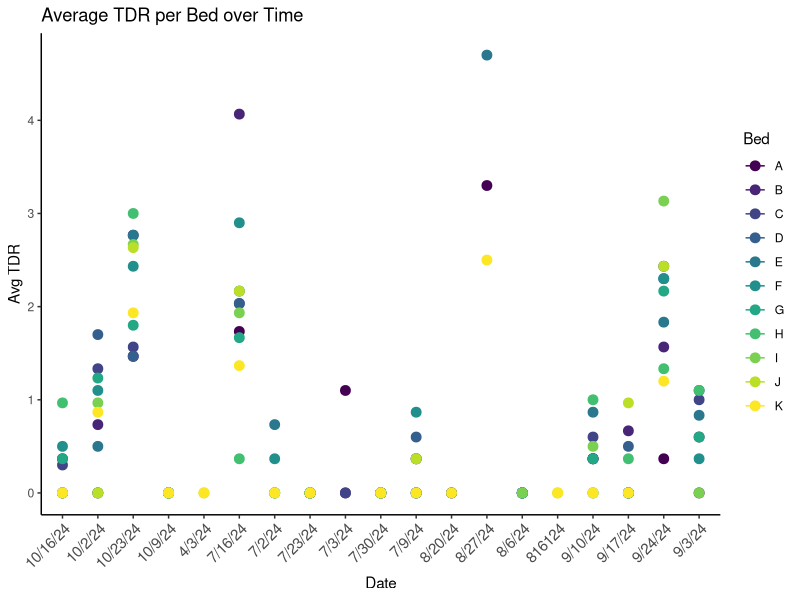
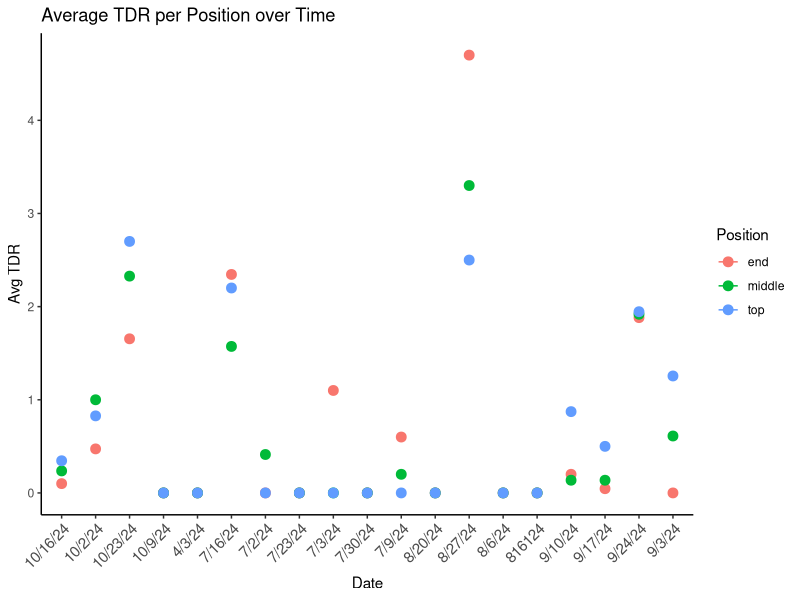
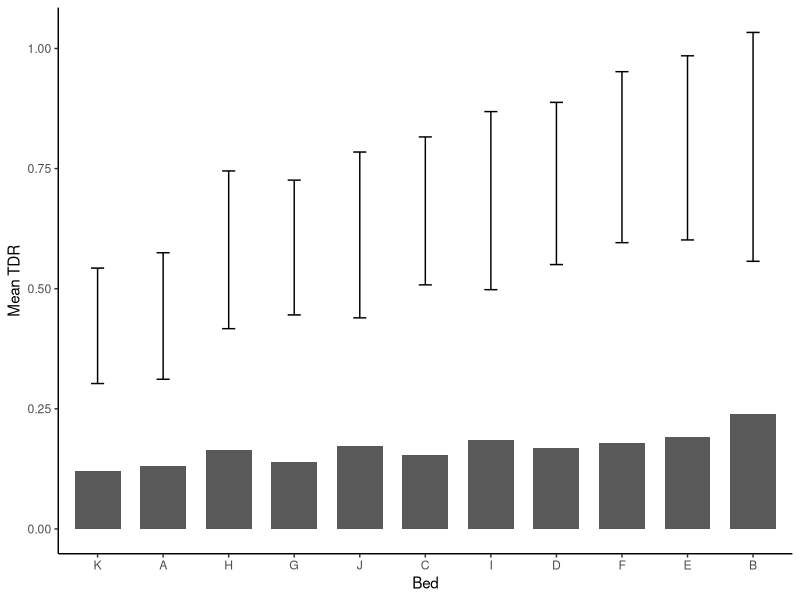
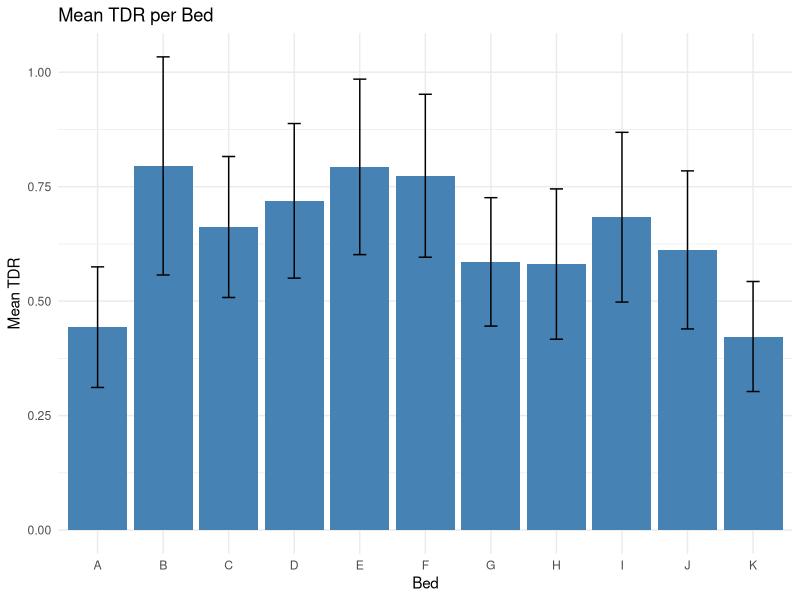
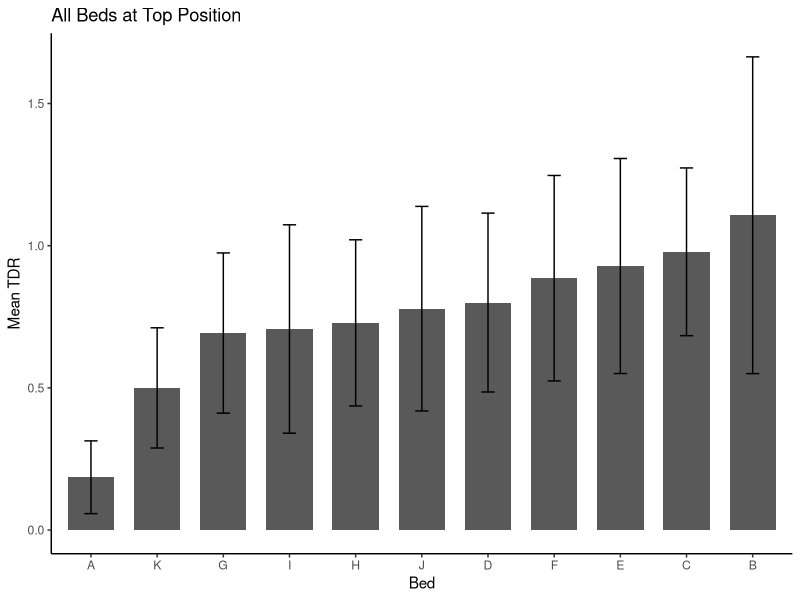
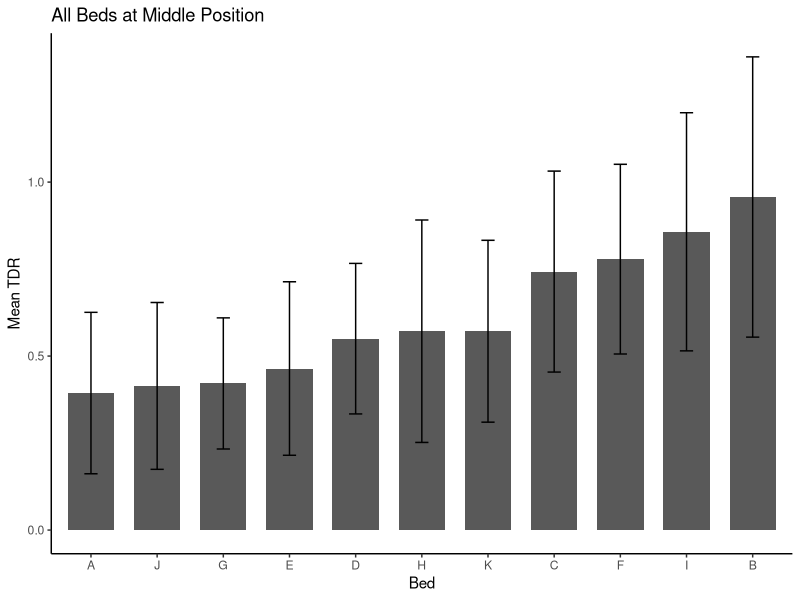
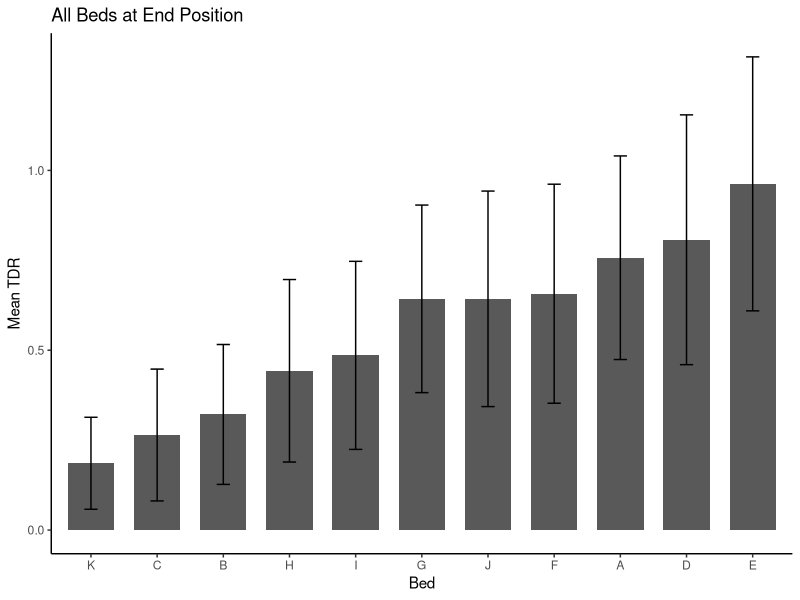
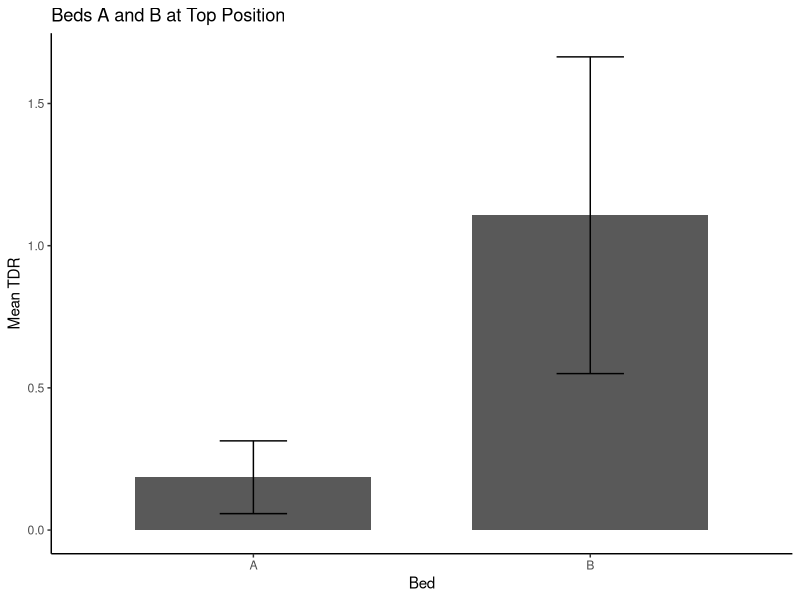

Write the R code that produced these figures, in order. (Note: this script raises an error after producing the figures.)
## ---- chunk 1
knitr::opts_chunk$set(echo = TRUE)
## ---- chunk 2
library(tidyverse)
library(corrplot)

sem <- function(x, na.rm=FALSE) {           #for calculating standard error
  sd(x,na.rm=na.rm)/sqrt(length(na.omit(x)))
}
## ---- chunk 3
combined_tdr <- read_csv("../input/WL2_2024_TDR_Processed.csv") #produced in "TDR_Plots.R"
## ---- chunk 4
#setting bed average
 bed_avg <- combined_tdr %>% 
  group_by(date, Bed) %>% 
  summarize(mean_TDR = mean(TDR, na.rm = TRUE), .groups = "drop")

#Average TDR per Bed over Time Plot
 ggplot(bed_avg, aes(x = date, y = mean_TDR, color = Bed)) +
  geom_point(size = 3) +
  geom_line() +
  labs(title = "Average TDR per Bed over Time", y = "Avg TDR", x = "Date") +
  theme_classic() +
  theme(axis.text.x = element_text(angle = 45, hjust = 1, size = 11)) +
  scale_color_viridis_d(option = "viridis")
ggsave("../output/Bedovertime.png", width = 12, height = 8, units = "in")
 
#setting position average
 position_avg <- combined_tdr %>% 
  group_by(date, Position) %>% 
  summarize(mean_TDR = mean(TDR, na.rm = TRUE), .groups = "drop")
 
#Average TDR per Position over Time Plot
 ggplot(position_avg, aes(x = date, y = mean_TDR, color = Position)) +
  geom_point(size = 3) +
  geom_line() +
  labs(title = "Average TDR per Position over Time", y = "Avg TDR", x = "Date") +
  theme_classic() +
  theme(axis.text.x = element_text(angle = 45, hjust =1, size = 11))
ggsave("../output/Positionovertime.png", width = 12, height = 8, units = "in")
## ---- chunk 5
#Error bars
library(ggplot2)
library(dplyr)

#Mean TDR for Each Bed
bed_means <- combined_tdr %>% 
  group_by(Bed) %>% 
  summarize(mean_TDR = mean(TDR, na.rm = TRUE),
          sem_TDR=sem(TDR, na.rm=TRUE))

bed_means



#should I keep this plot since the next plot is the Mean TDR per Bed?
bed_means %>% 
  ggplot(aes(x=fct_reorder(Bed, mean_TDR), y=sem_TDR)) + 
  geom_col(width = 0.7,position = position_dodge(0.75)) +  
  geom_errorbar(aes(ymin=mean_TDR-sem_TDR, ymax=mean_TDR+sem_TDR),
                width=.2, position = position_dodge(0.75)) + 
  theme_classic() + 
  labs(x="Bed", y="Mean TDR")

#Mean TDR per Bed
ggplot(bed_means, aes(x = Bed, y = mean_TDR)) +
  geom_col(fill = "steelblue") +
   geom_errorbar(aes(ymin=mean_TDR-sem_TDR,ymax=mean_TDR+sem_TDR),width=.2, position = 
                  position_dodge(0.75)) + 
  labs(title = "Mean TDR per Bed", y = "Mean TDR", x = "Bed") +
  theme_minimal()
ggsave("../output/MeanTDRperBed.png", width = 12, height = 8, units = "in")


#new df bed_pos_means
bed_pos_means <- combined_tdr %>% 
  group_by(Position, Bed) %>% 
  summarize(mean_TDR = mean(TDR, na.rm = TRUE),
          sem_TDR=sem(TDR, na.rm=TRUE))

bed_pos_means


#Filtering plots for each bed position
bed_pos_means %>% 
  filter(Position=="top") %>% 
  ggplot(aes(x=fct_reorder(Bed, mean_TDR), y=mean_TDR)) +
  geom_col(width = 0.7,position = position_dodge(0.75)) + 
  geom_errorbar(aes(ymin=mean_TDR-sem_TDR,ymax=mean_TDR+sem_TDR),width=.2, position = 
                  position_dodge(0.75)) + 
  theme_classic() +
  labs(x="Bed", y="Mean TDR", title="All Beds at Top Position")
ggsave("../output/MeanTDRTopBeds.png", width = 12, height = 8, units = "in")

bed_pos_means %>% 
  filter(Position=="middle") %>% 
  ggplot(aes(x=fct_reorder(Bed, mean_TDR), y=mean_TDR)) +
  geom_col(width = 0.7,position = position_dodge(0.75)) + 
  geom_errorbar(aes(ymin=mean_TDR-sem_TDR,ymax=mean_TDR+sem_TDR),width=.2, position = 
                  position_dodge(0.75)) + 
  theme_classic() +
  labs(x="Bed", y="Mean TDR", title="All Beds at Middle Position")
ggsave("../output/MeanTDRMiddleBeds.png", width = 12, height = 8, units = "in")

bed_pos_means %>% 
  filter(Position=="end") %>% 
  ggplot(aes(x=fct_reorder(Bed, mean_TDR), y=mean_TDR)) +
  geom_col(width = 0.7,position = position_dodge(0.75)) + 
  geom_errorbar(aes(ymin=mean_TDR-sem_TDR,ymax=mean_TDR+sem_TDR),width=.2, position = 
                  position_dodge(0.75)) + 
  theme_classic() +
  labs(x="Bed", y="Mean TDR", title="All Beds at End Position")
ggsave("../output/MeanTDREndBeds.png", width = 12, height = 8, units = "in")
 
## ---- chunk 6
#Compare Bed and Position over time


#Example, A and B top
bed_pos_means %>% 
 filter(Bed %in% c("A", "B"), Position == "top") %>%  #only keep beds A and B, you could do position == "Top" for example 
  ggplot(aes(x=fct_reorder(Bed, mean_TDR), y=mean_TDR)) +
  geom_col(width = 0.7,position = position_dodge(0.75)) + 
  geom_errorbar(aes(ymin=mean_TDR-sem_TDR,ymax=mean_TDR+sem_TDR),width=.2, position = 
                  position_dodge(0.75)) + 
  theme_classic() +
  labs(x="Bed", y="Mean TDR", title="Beds A and B at Top Position")
ggsave("../output/MeanTDREndBeds.png", width = 12, height = 8, units = "in")

bed_tdr_avg <- combined_tdr %>% 
  group_by(Bed, date) %>% 
  summarise(
    mean_TDR=mean(TDR, na.rm=TRUE),
    sem_TDR=sem(TDR, na.rm=TRUE)/sqrt(n()), .groups = "drop")

bed_tdr_avg

#Average TDR of All Beds over Time
bed_tdr_avg %>%
  ggplot(aes(x =date, y =mean_TDR, color = Bed, group = Bed)) +
  geom_line(size = 1) +
  theme_classic() +
  theme(axis.text.x = element_text(angle = 45, hjust =1, size = 11)) +
  labs(x = "Date", y = "Average TDR", color = "Bed",
    title = "Average TDR for All Beds over Time") +
  scale_color_viridis_d(option = "viridis")
ggsave("../output/MeanTDREndBeds.png", width = 12, height = 8, units = "in")

#Average TDR of A, K, B, C over Time
bed_tdr_avg %>%
  filter(Bed %in% c("A", "B", "C", "K")) %>% 
  ggplot(aes(x =date, y =mean_TDR, color = Bed, group = Bed)) +
  geom_line(size = 1) +
  theme_classic() +
  theme(axis.text.x = element_text(angle = 45, hjust =1, size = 11)) +
  labs(x = "Date", y = "Average TDR", color = "Bed",
    title = "Average TDR for All Beds over Time") +
  scale_color_viridis_d(option = "viridis")
ggsave("../output/MeanTDREndBeds.png", width = 12, height = 8, units = "in")

## ---- chunk 7
#fixing MetStationData1
MetStationData1$X.TIMESTAMP <- sub('^"', ' ', MetStationData1$X.TIMESTAMP) #took away " at the start of every timestamp
MetStationData1$X.TIMESTAMP <- as.POSIXct(MetStationData1$X.TIMESTAMP, format="%Y-%m-%d %H:%M:%S")

MetStationData1 <- MetStationData1 %>% slice(-c(1, 2)) #removed first two empty rows
